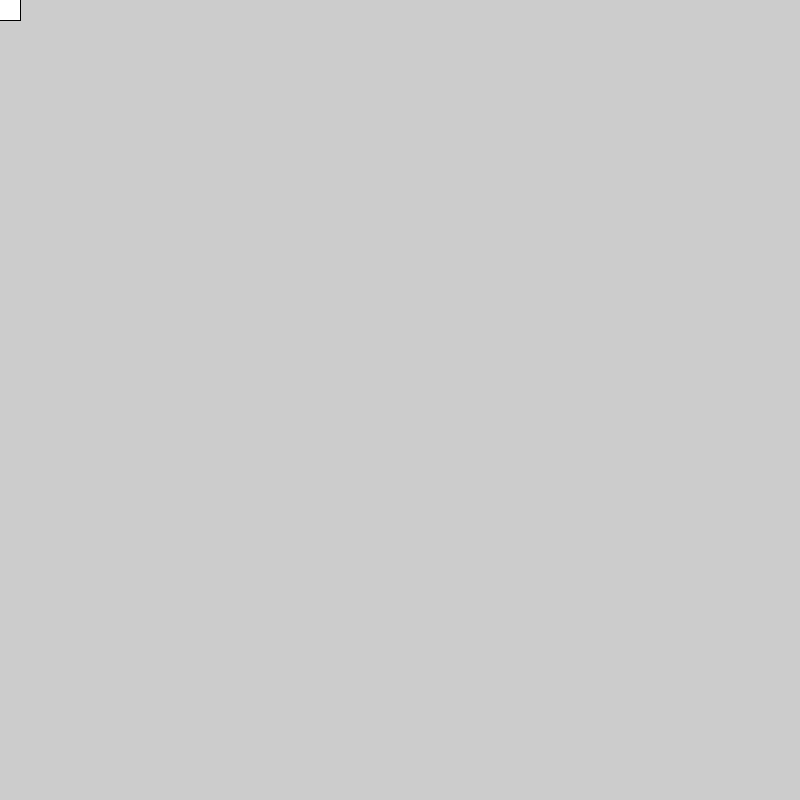
Frame 1 (no input)
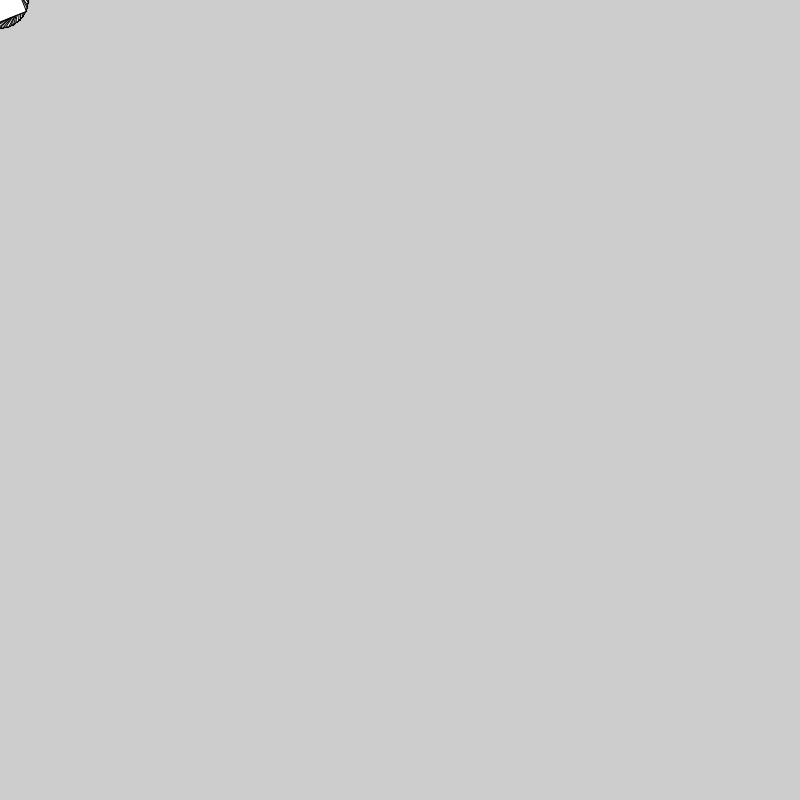
Frame 60 (the mouse pressed at the canvas centre just before this capture)
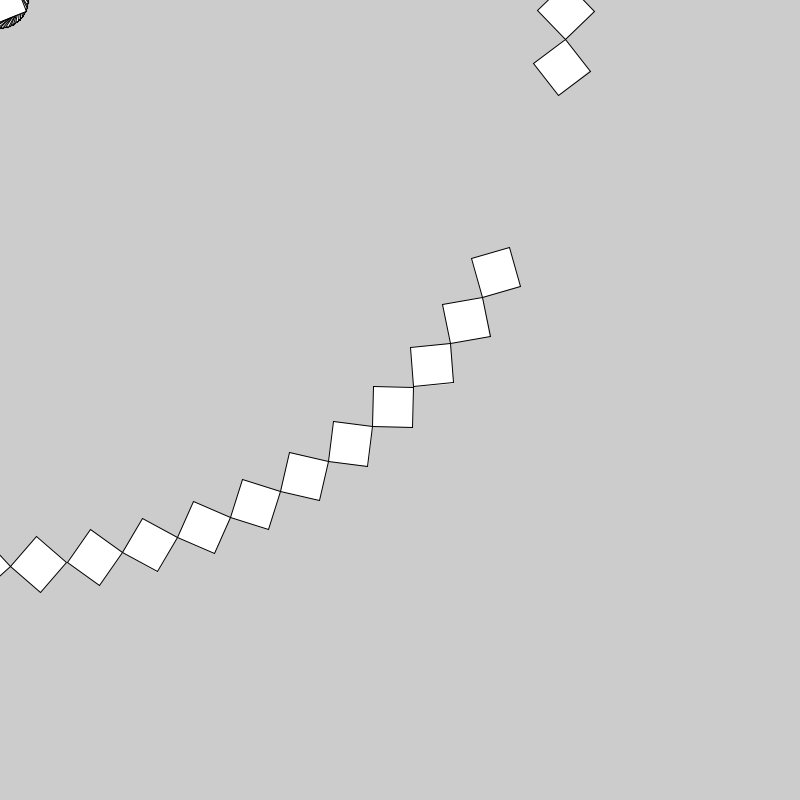
Frame 120 (the mouse held since frame 60 and released just before this capture)

The Processing sketch that drew these frames (run headless with seeded random() and noise(); from frame 60 on, the mouse is pressed at the canvas centre):

// Processing sketch: sketch_30rotate_translate
// ── sketch_30rotate_translate.pde
float angle = 0.0;

void setup() {
  size(800, 800);
}

void draw() {
  rotate(angle);
  translate(mouseX, mouseY);
  rect(-20, -20, 40, 40);
  angle += 0.1;
}
